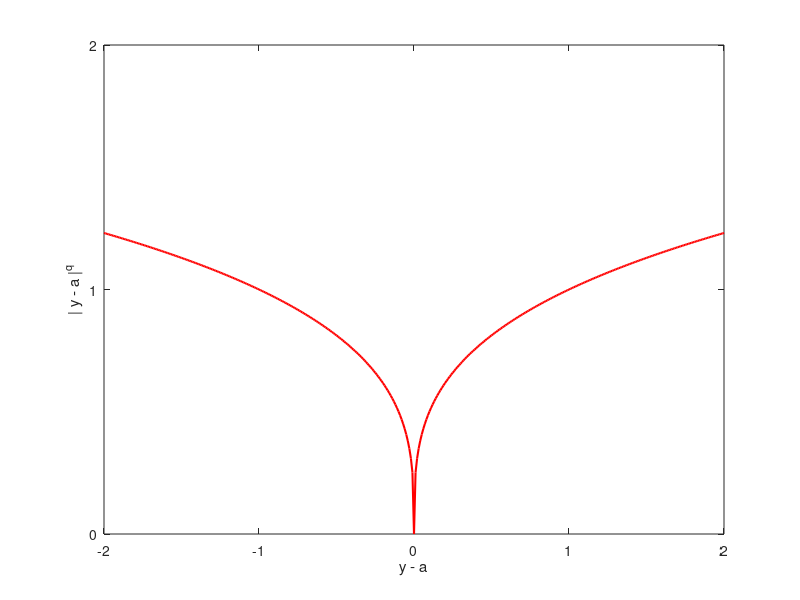

The MATLAB source for this figure: (Note: this script raises an error after producing the figure.)
% Plot various loss functions
% Written by Matthew Dunham
function lossFunctionFig


close all;
qvals = [0.3,1,2,10];
for i=1:length(qvals)
    plotLoss(qvals(i));
end

hingeLoss(0.5);

function plotLoss(q)
    figure;
    %Here x = y-a
    loss = @(x) abs(x).^q;
    x = -2:0.01:2;
    plot(x,loss(x),'-r','LineWidth',1.5);
    xlabel('y - a');
    ylabel('| y - a |^q');
    axis([-2,2,0,2]);
    set(gca,'XTick',-2:2);
    set(gca,'YTick',0:2);
    annotation(gcf,'textbox','String',{['q = ',num2str(q)]},'FontSize',12,'FontName','Arial','FitHeightToText','off','LineStyle','none','Position',[0.4842 0.6101 0.1296 0.08278]);
%folder = 'C:\kmurphy\PML\Figures';
%fname = sprintf('%s/lossFn%3.1f.eps', folder, q)
%print(gcf, fname, '-deps');
qstr = sprintf('%s', num2str(q));
decloc = strfind(qstr, '.');
if(isempty(decloc)), qstr = strcat(qstr, '.0'); decloc = strfind(qstr, '.'); end;
if doPrintPmtk, doPrintPmtkFigures(sprintf('lossFn%s-%s', qstr(1:(decloc-1)), qstr((decloc+1):end))); end;
end

function hingeLoss(epsilon)
    figure;
    hinge = @(x)(abs(x)-epsilon).*(abs(x) >= epsilon);
    x = -2:0.01:2;
    plot(x,hinge(x),'-r','LineWidth',1.5);
    axis([-2,2,0,2]);
    set(gca,'XTick',[-2,2]);
    set(gca,'YTick',0:2);
    annotation(gcf,'textbox','String',{'e = 0.5'},'FontSize',14,'FontName','Symbol','FitHeightToText','off','LineStyle','none','Position',[0.47 0.6101 0.1296 0.08278]);
    annotation(gcf,'textbox','String',{'-e'},'FontSize',16,'FontName','Symbol','FitHeightToText','off','LineStyle','none','Position',[0.38 0.05797 0.02089 0.06884]);
    annotation(gcf,'textbox','String',{'e'},'FontSize',16,'FontName','Symbol','FitHeightToText','off','LineStyle','none','Position',[0.6 0.0579 0.02089 0.06884]);

%folder = 'C:\kmurphy\PML\Figures';
%fname = sprintf('%s/hingeLossFn.eps', folder)
%print(gcf, fname, '-deps');
if doPrintPmtk, doPrintPmtkFigures('hingeLossFn'); end;

end


end
